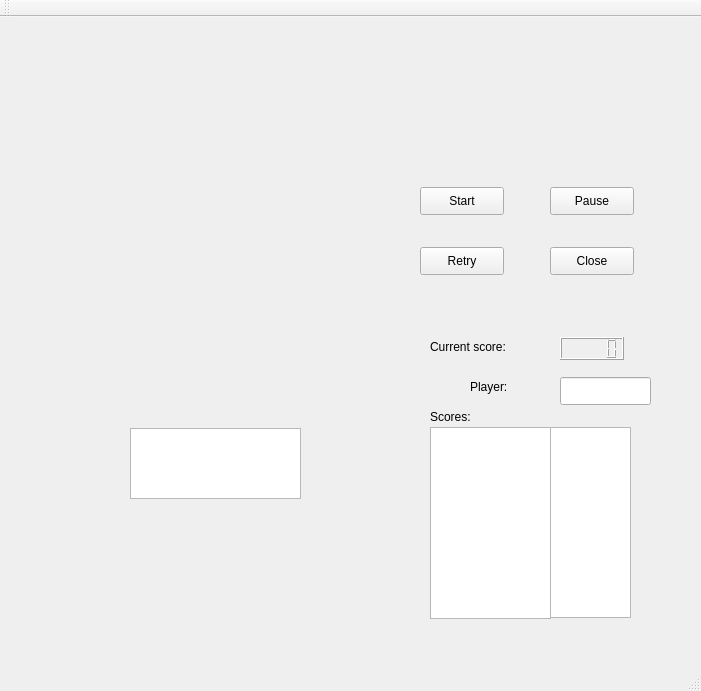
<?xml version="1.0" encoding="UTF-8"?>
<ui version="4.0">
 <class>MainWindow</class>
 <widget class="QMainWindow" name="MainWindow">
  <property name="geometry">
   <rect>
    <x>0</x>
    <y>0</y>
    <width>701</width>
    <height>691</height>
   </rect>
  </property>
  <property name="windowTitle">
   <string>MainWindow</string>
  </property>
  <widget class="QWidget" name="centralWidget">
   <widget class="QGraphicsView" name="graphicsView">
    <property name="geometry">
     <rect>
      <x>130</x>
      <y>411</y>
      <width>171</width>
      <height>71</height>
     </rect>
    </property>
   </widget>
   <widget class="QPushButton" name="startButton">
    <property name="geometry">
     <rect>
      <x>420</x>
      <y>170</y>
      <width>84</width>
      <height>28</height>
     </rect>
    </property>
    <property name="text">
     <string>Start</string>
    </property>
   </widget>
   <widget class="QPushButton" name="pauseButton">
    <property name="geometry">
     <rect>
      <x>550</x>
      <y>170</y>
      <width>84</width>
      <height>28</height>
     </rect>
    </property>
    <property name="text">
     <string>Pause</string>
    </property>
   </widget>
   <widget class="QPushButton" name="retryButton">
    <property name="geometry">
     <rect>
      <x>420</x>
      <y>230</y>
      <width>84</width>
      <height>28</height>
     </rect>
    </property>
    <property name="text">
     <string>Retry</string>
    </property>
   </widget>
   <widget class="QPushButton" name="closeButton">
    <property name="geometry">
     <rect>
      <x>550</x>
      <y>230</y>
      <width>84</width>
      <height>28</height>
     </rect>
    </property>
    <property name="text">
     <string>Close</string>
    </property>
   </widget>
   <widget class="QLabel" name="scoreLabel">
    <property name="geometry">
     <rect>
      <x>430</x>
      <y>320</y>
      <width>101</width>
      <height>20</height>
     </rect>
    </property>
    <property name="text">
     <string>Current score:</string>
    </property>
   </widget>
   <widget class="QLCDNumber" name="scoreLcdNumber">
    <property name="geometry">
     <rect>
      <x>560</x>
      <y>320</y>
      <width>64</width>
      <height>23</height>
     </rect>
    </property>
   </widget>
   <widget class="QLabel" name="scoresLabel">
    <property name="geometry">
     <rect>
      <x>430</x>
      <y>390</y>
      <width>63</width>
      <height>20</height>
     </rect>
    </property>
    <property name="text">
     <string>Scores:</string>
    </property>
   </widget>
   <widget class="QTextBrowser" name="playerNameBrowser">
    <property name="geometry">
     <rect>
      <x>430</x>
      <y>410</y>
      <width>121</width>
      <height>192</height>
     </rect>
    </property>
   </widget>
   <widget class="QTextBrowser" name="playerScoreBrowser">
    <property name="geometry">
     <rect>
      <x>550</x>
      <y>410</y>
      <width>81</width>
      <height>191</height>
     </rect>
    </property>
   </widget>
   <widget class="QTextBrowser" name="textBrowser">
    <property name="geometry">
     <rect>
      <x>100</x>
      <y>150</y>
      <width>241</width>
      <height>481</height>
     </rect>
    </property>
    <property name="autoFillBackground">
     <bool>false</bool>
    </property>
    <property name="styleSheet">
     <string notr="true">background-color: transparent;</string>
    </property>
   </widget>
   <widget class="QLineEdit" name="playerLineEdit">
    <property name="geometry">
     <rect>
      <x>560</x>
      <y>360</y>
      <width>91</width>
      <height>28</height>
     </rect>
    </property>
    <property name="maxLength">
     <number>10</number>
    </property>
   </widget>
   <widget class="QLabel" name="playerLabel">
    <property name="geometry">
     <rect>
      <x>470</x>
      <y>360</y>
      <width>63</width>
      <height>20</height>
     </rect>
    </property>
    <property name="text">
     <string>Player:</string>
    </property>
   </widget>
  </widget>
  <widget class="QMenuBar" name="menuBar">
   <property name="geometry">
    <rect>
     <x>0</x>
     <y>0</y>
     <width>701</width>
     <height>25</height>
    </rect>
   </property>
  </widget>
  <widget class="QToolBar" name="mainToolBar">
   <attribute name="toolBarArea">
    <enum>TopToolBarArea</enum>
   </attribute>
   <attribute name="toolBarBreak">
    <bool>false</bool>
   </attribute>
  </widget>
  <widget class="QStatusBar" name="statusBar"/>
 </widget>
 <layoutdefault spacing="6" margin="11"/>
 <resources/>
 <connections>
  <connection>
   <sender>closeButton</sender>
   <signal>clicked()</signal>
   <receiver>MainWindow</receiver>
   <slot>close()</slot>
   <hints>
    <hint type="sourcelabel">
     <x>518</x>
     <y>244</y>
    </hint>
    <hint type="destinationlabel">
     <x>399</x>
     <y>308</y>
    </hint>
   </hints>
  </connection>
 </connections>
</ui>
